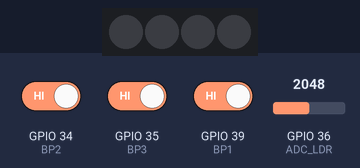
Recording of a program running on a simulated ESP32. Shown: 4 RGB LEDs in strip order, left to right. The inputs (shaded band) are chosen by the test bench; at power-on: GPIO 34 (BP2) HIGH, GPIO 35 (BP3) HIGH, GPIO 39 (BP1) HIGH, GPIO 36 (ADC_LDR) = 2048. Dim RGB values are drawn brighter than linear; the strip is taken to match the declared colour order.

Above: at 1.2 s.
1.3 s: GPIO 34 (BP2) driven LOW
At 1.8 s:
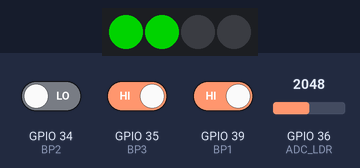
3.0 s: GPIO 35 (BP3) driven LOW
At 4.2 s:
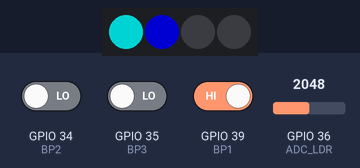
4.5 s: GPIO 39 (BP1) driven LOW
At 5.4 s:
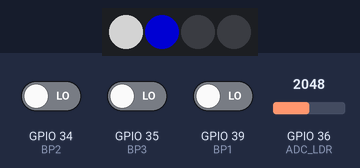
6.0 s: GPIO 34 (BP2) driven HIGH
At 6.6 s:
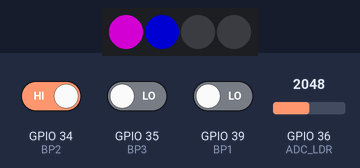
7.5 s: GPIO 35 (BP3) driven HIGH
At 7.9 s:
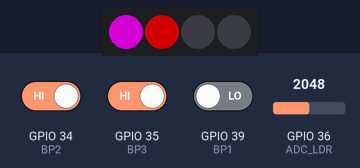
9.0 s: GPIO 36 (ADC_LDR) set to 2866
At 10.3 s:
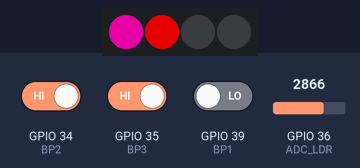
Timing chart, 0 to 11.5 s (numbered marks = the images above; inputs shaded):
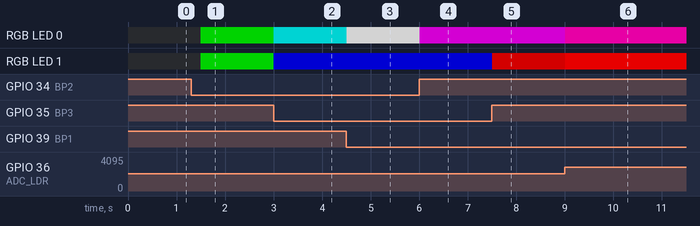

The program:

main.cpp
```cpp
#include "jeuxDeLumiere.h"
#include <Arduino.h>
#include "esp32_snir.h"
#include <Adafruit_NeoPixel.h>


void setup(){
    InitialiserJeuxDeLumiere();
}

void loop(){
    FixerCouleurBase(1);
    FixerNuance(0);
    delay(500);
}
```

esp32_snir.h
```cpp
/*
 * File:   esp32_snir.h
 * Author: pcruchet
 *
 * Created on 29 novembre 2023, 13:56
 */

#ifndef ESP32_SNIR_H
#define ESP32_SNIR_H

#define BP1 39 // définition des boutons-poussoirs
#define BP2 34
#define BP3 35

#define SW 23 // définition de l’interrupteur

#define LED 2 // définition de la LED bleue sur le board ESP32
#define LED1 13 // définition de la LED rouge
#define LED2 12 // définition de la LED verte

#define ADD_OLED 0x3C // adresse de l’afficheur OLED sur le bus I2C

#define BROCHE_RGB 19 // définition du GPIO pour la commande des LED RGB

#define NB_PIXELS 4 //définition du nombre de LED RGB

#define ADC_LDR 36 // définition du GPIO pour la conversion analogique numérique

#define RL1 27 // définition du GPIO pour le relais 1
#define RL2 14 // définition du GPIO pour le relais 2

#define TX_RS232 17 // définition de la broche de transmission pour la RS232
#define RX_RS232 16 // définition de la broche de réception pour la RS232

#define ONE_WIRE_BUS 18 // définition du bus 1-wire pour le capteur de température

#define BROCHE_SERVOMOTEUR 2 // définition du GPIO pour le servomoteur


#endif /* ESP32_SNIR_H */
```

jeuxDeLumiere.h
```cpp
/*
 * File:   jeuxDeLumiere.h
 * Author: nbertault
 *
 * Created on 13 décembre 2023, 08:56
 */

#ifndef JEUXDELUMIERE_H
#define JEUXDELUMIERE_H

#include "esp32_snir.h"
#include <Arduino.h>
#include <Adafruit_NeoPixel.h>

void InitialiserJeuxDeLumiere(void);

void FixerCouleurBase(int _numLED);

void FixerNuance(int _numLED);

#endif /* JEUXDELUMIERE_H */
```

jeuxDeLumiere.cpp
```cpp
#include "jeuxDeLumiere.h"

Adafruit_NeoPixel spot(NB_PIXELS, BROCHE_RGB, NEO_RGB);

void InitialiserJeuxDeLumiere(void) {
    spot.begin();
    pinMode(BP1, INPUT);
    pinMode(BP2, INPUT);
    pinMode(BP3, INPUT);

    spot.clear();
    spot.show();
}

void FixerCouleurBase(int _numLED) {
    int valeurADC = analogRead(ADC_LDR);
    uint8_t couleur = map(valeurADC, 0, 4095, 0, 255);
    uint32_t valeur = 0;

    if (digitalRead(BP1) == LOW) {
        valeur = couleur << 16;
    }
    if (digitalRead(BP2) == LOW) {
        valeur = couleur << 8;
    }
    if (digitalRead(BP3) == LOW) {
        valeur = couleur;
    }
    spot.setPixelColor(_numLED, valeur);
    spot.show();
}

void FixerNuance(int _numLED){
    uint32_t valeur = spot.getPixelColor(0);

    uint8_t rouge = valeur & 0x00FF0000;
    uint8_t vert = valeur & 0x0000FF00 ;
    uint8_t bleu = valeur & 0x000000FF ;

    int valeurADC = analogRead(ADC_LDR);

    if (digitalRead(BP1) == LOW) {
        rouge = map(valeurADC, 0, 4095, 0, 255);
    }
    if (digitalRead(BP2) == LOW) {
        vert = map(valeurADC, 0, 4095, 0, 255);
    }
    if (digitalRead(BP3) == LOW) {
        bleu = map(valeurADC, 0, 4095, 0, 255);
    }
    valeur = (rouge << 16) + (vert << 8) + bleu;
    spot.setPixelColor(_numLED, valeur);
    spot.show();
}
```

Measured:
- after the input at 1.3 s, RGB LED 0, RGB LED 1: off → RGB(0, 127, 0) after 0.20 s
- after the input at 3.0 s, RGB LED 0: RGB(0, 127, 0) → RGB(0, 127, 127) at once; RGB LED 1: RGB(0, 127, 0) → RGB(0, 0, 127) at once
- after the input at 4.5 s, RGB LED 0: RGB(0, 127, 127) → RGB(127, 127, 127) at once
- after the input at 6.0 s, RGB LED 0: RGB(127, 127, 127) → RGB(127, 0, 127) at once
- after the input at 7.5 s, RGB LED 1: RGB(0, 0, 127) → RGB(127, 0, 0) at once
- after the input at 9.0 s, RGB LED 0: RGB(127, 0, 127) → RGB(178, 0, 127) at once; RGB LED 1: RGB(127, 0, 0) → RGB(178, 0, 0) at once
